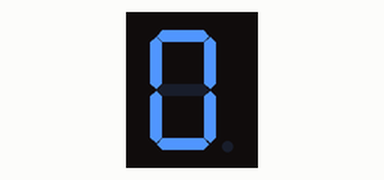
Bench run of a sketch on a simulated Arduino Uno, built with avr-gcc and run on an emulated ATmega328P. Shown: 1-digit seven-segment display. Wiring (inferred from the names in the program): 1-digit 7-segment display, segments lit when HIGH: segments pin 12, pin 11, pin 10, pin 9, pin 8, pin 6, pin 7. The segment pins are drawn as the display they are named for.

Above: at 0.1 s.
At 1.1 s:
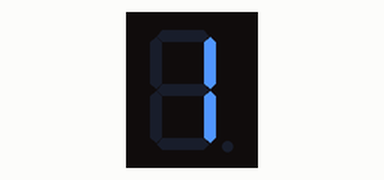
At 2.1 s:
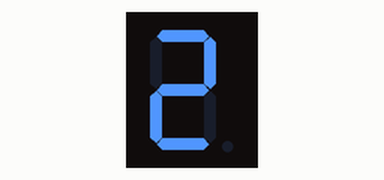
At 4.1 s:
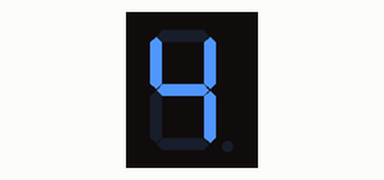
At 6.1 s:
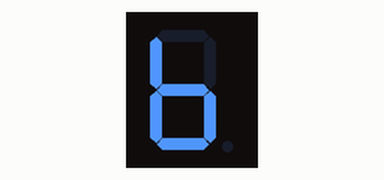
At 9.1 s:
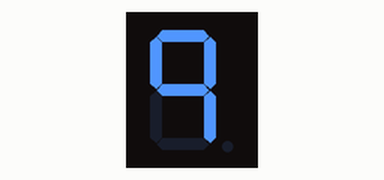

Measured:
- by itself, everything shown: repeats every 10.0 s, in 10 steps
- what the display in image 1 shows lasts 1.0 s, from 1.0 s to 2.0 s

The sketch:

display7segmentos1.ino
```cpp
const int A = 12; // Primeiramente setamos os 7 pinos
const int B = 11;
const int C = 10;
const int D = 9;
const int E = 8;
const int F = 6;
const int G = 7;
void setup(){
pinMode(A, OUTPUT); // seta todos as portas que estão os leds do display como saída
pinMode(B, OUTPUT);
pinMode(C, OUTPUT);
pinMode(D, OUTPUT);
pinMode(E, OUTPUT);
pinMode(F, OUTPUT);
pinMode(G, OUTPUT);
}
void loop(){
digitalWrite(A, HIGH); //acende os leds que representam o número 0
digitalWrite(B, HIGH);
digitalWrite(C, HIGH);
digitalWrite(D, HIGH);
digitalWrite(E, HIGH);
digitalWrite(F, HIGH);
digitalWrite(G, LOW);
delay(1000); //aguarda 1 segundo para mostrar próximo número
digitalWrite(A, LOW); //acende os leds que representam o número 1
digitalWrite(B, HIGH);
digitalWrite(C, HIGH);
digitalWrite(D, LOW);
digitalWrite(E, LOW);
digitalWrite(F, LOW);
digitalWrite(G, LOW);
delay(1000); //aguarda 1 segundo para mostrar próximo número
digitalWrite(A, HIGH); //acende os leds que representam o número 2
digitalWrite(B, HIGH);
digitalWrite(C, LOW);
digitalWrite(D, HIGH);
digitalWrite(E, HIGH);
digitalWrite(F, LOW);
digitalWrite(G, HIGH);
delay(1000); //aguarda 1 segundo para mostrar próximo número
digitalWrite(A, HIGH); //acende os leds que representam o número 3
digitalWrite(B, HIGH);
digitalWrite(C, HIGH);
digitalWrite(D, HIGH);
digitalWrite(E, LOW);
digitalWrite(F, LOW);
digitalWrite(G, HIGH);
delay(1000); //aguarda 1 segundo para mostrar próximo número
digitalWrite(A, LOW); //acende os leds que representam o número 4
digitalWrite(B, HIGH);
digitalWrite(C, HIGH);
digitalWrite(D, LOW);
digitalWrite(E, LOW);
digitalWrite(F, HIGH);
digitalWrite(G, HIGH);
delay(1000); //aguarda 1 segundo para mostrar próximo número
digitalWrite(A, HIGH); //acende os leds que representam o número 5
digitalWrite(B, LOW);
digitalWrite(C, HIGH);
digitalWrite(D, HIGH);
digitalWrite(E, LOW);
digitalWrite(F, HIGH);
digitalWrite(G, HIGH);
delay(1000); //aguarda 1 segundo para mostrar próximo número
digitalWrite(A, LOW); //acende os leds que representam o número 6
digitalWrite(B, LOW);
digitalWrite(C, HIGH);
digitalWrite(D, HIGH);
digitalWrite(E, HIGH);
digitalWrite(F, HIGH);
digitalWrite(G, HIGH);
delay(1000); //aguarda 1 segundo para mostrar próximo número
digitalWrite(A, HIGH); //acende os leds que representam o número 7
digitalWrite(B, HIGH);
digitalWrite(C, HIGH);
digitalWrite(D, LOW);
digitalWrite(E, LOW);
digitalWrite(F, LOW);
digitalWrite(G, LOW);
delay(1000); //aguarda 1 segundo para mostrar próximo número
digitalWrite(A, HIGH); //acende os leds que representam o número 8
digitalWrite(B, HIGH);
digitalWrite(C, HIGH);
digitalWrite(D, HIGH);
digitalWrite(E, HIGH);
digitalWrite(F, HIGH);
digitalWrite(G, HIGH);
delay(1000); //aguarda 1 segundo para mostrar próximo número
digitalWrite(A, HIGH); //acende os leds que representam o número 9
digitalWrite(B, HIGH);
digitalWrite(C, HIGH);
digitalWrite(D, LOW);
digitalWrite(E, LOW);
digitalWrite(F, HIGH);
digitalWrite(G, HIGH);
delay(1000); //aguarda 1 segundo para mostrar próximo número
}
```
